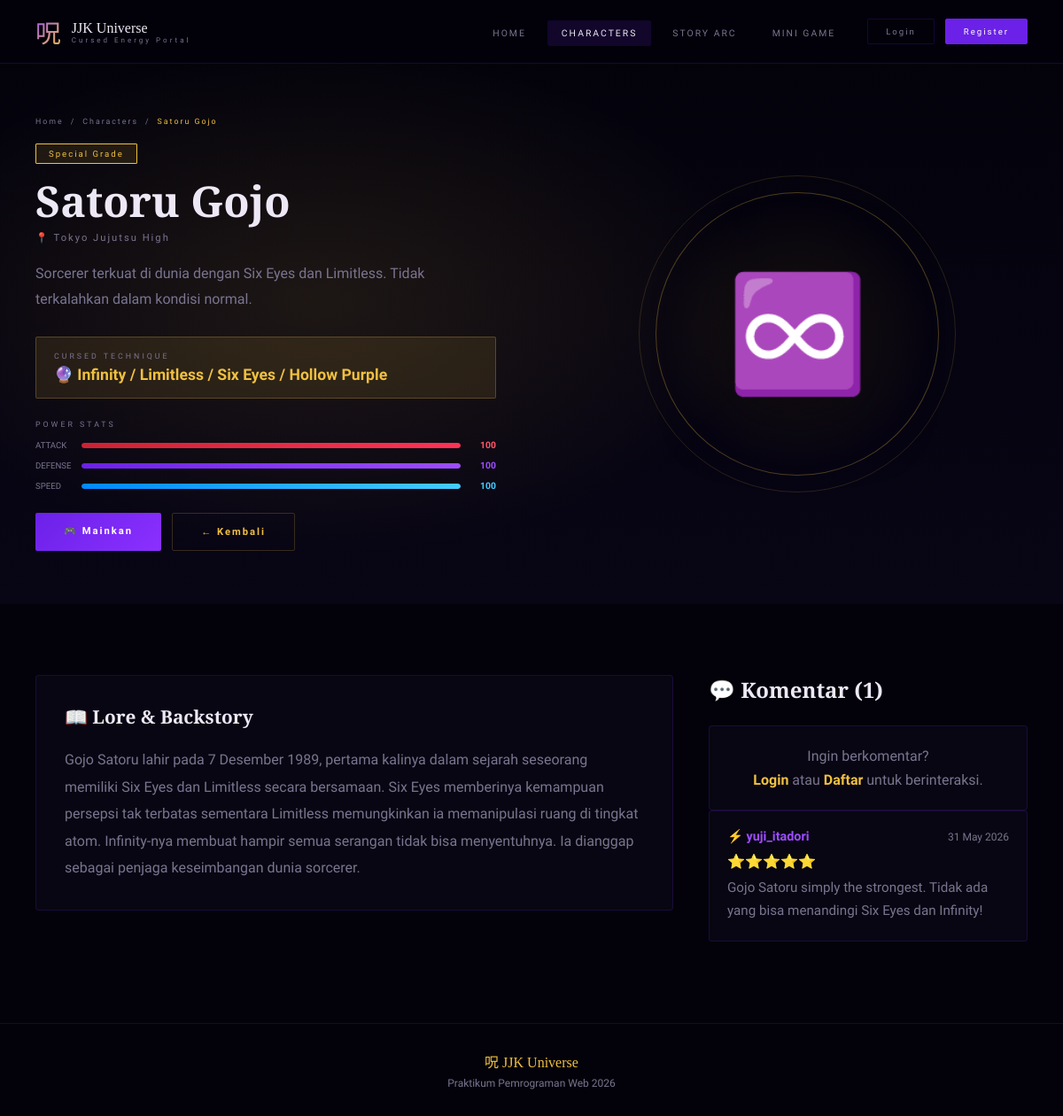
Screenshot of /pages/character_detail.php?id=4 with the database file from the repository.
### tables this page shows
CREATE TABLE IF NOT EXISTS characters (
    id                INT           AUTO_INCREMENT PRIMARY KEY,
    name              VARCHAR(100)  NOT NULL,
    grade             ENUM('Special Grade','Semi-Grade 1','Grade 1',
                           'Grade 2','Grade 3','Grade 4','Unranked') NOT NULL,
    affiliation       VARCHAR(150),
    cursed_technique  VARCHAR(255),
    description       TEXT,
    lore              TEXT,
    image_url         VARCHAR(255),
    attack_power      INT           DEFAULT 50,
    defense_power     INT           DEFAULT 50,
    speed_power       INT           DEFAULT 50,
    is_playable       BOOLEAN       DEFAULT FALSE,
    created_at        TIMESTAMP     DEFAULT CURRENT_TIMESTAMP,
    updated_at        TIMESTAMP     DEFAULT CURRENT_TIMESTAMP
                                    ON UPDATE CURRENT_TIMESTAMP
);

CREATE TABLE IF NOT EXISTS comments (
    id           INT   AUTO_INCREMENT PRIMARY KEY,
    user_id      INT   NOT NULL,
    character_id INT   NOT NULL,
    content      TEXT  NOT NULL,
    rating       INT   DEFAULT 5 CHECK (rating BETWEEN 1 AND 5),
    created_at   TIMESTAMP DEFAULT CURRENT_TIMESTAMP,
    FOREIGN KEY (user_id)      REFERENCES users(id)      ON DELETE CASCADE,
    FOREIGN KEY (character_id) REFERENCES characters(id) ON DELETE CASCADE
);

CREATE TABLE IF NOT EXISTS users (
    id          INT           AUTO_INCREMENT PRIMARY KEY,
    username    VARCHAR(50)   NOT NULL UNIQUE,
    email       VARCHAR(100)  NOT NULL UNIQUE,
    password    VARCHAR(255)  NOT NULL,
    role        ENUM('admin','user') DEFAULT 'user',
    avatar      VARCHAR(255)  DEFAULT NULL,
    created_at  TIMESTAMP     DEFAULT CURRENT_TIMESTAMP
);

### includes/config.php (called while the page is built, shortened)
<?php
function getDB() {
    static $conn = null;
    if ($conn === null) {
        $conn = new mysqli(DB_HOST, DB_USER, DB_PASS, DB_NAME);
        $conn->set_charset('utf8mb4');
    }
    return $conn;
}
function isLoggedIn() {
    return isset($_SESSION['user_id']) && !empty($_SESSION['user_id']);
}
function getCharacterById($id) {
    $db = getDB();
    $stmt = $db->prepare("SELECT * FROM characters WHERE id = ?");
    $stmt->bind_param("i", $id);
    $stmt->execute();
    return $stmt->get_result()->fetch_assoc();
}
function getCommentsByCharacter($charId) {
    $db = getDB();
    $stmt = $db->prepare("SELECT c.*, u.username FROM comments c JOIN users u ON c.user_id = u.id WHERE c.character_id = ? ORDER BY c.created_at DESC");
    $stmt->bind_param("i", $charId);
    $stmt->execute();
    return $stmt->get_result()->fetch_all(MYSQLI_ASSOC);
}
?>

### pages/character_detail.php (the view, shortened to what this page needs)
<?php
require_once '../includes/config.php';
$id = (int)($_GET['id'] ?? 0);
$char = getCharacterById($id);
$comments = getCommentsByCharacter($id);
$error = '';
$success = '';
$charEmojis = [
    '👊','🌑','🔨','♾️','💀','👁️','👋','⚡',
    '🔮','🗡️','🌊','🔥','🌿','🦴','🐼','👁',
    '🩸','💠','🌸','⚡','🦋','🐦','🎭','🌙',
    '💫','🔴','🟣','⚫','🌀','🏮','🎯','💥',
    '🕷️','👻','🦂','🐍','💎','🌑','🔯','⭐',
    '🎪','🃏','🎲','🌟','🔱','⚜️','🏴','🎖️',
    '🩻','🦾','🌊','🔮','🎭','🌺','💀','⚡',
    '🔥','🌑','👁️','🗡️'
];
$charEmoji = $charEmojis[($id - 1) % count($charEmojis)];
?>
<!DOCTYPE html>
<html lang="id">
<head>
</head>
<body>
<nav class="navbar">
    <a href="../index.php" class="nav-logo">
        <span class="logo-symbol">呪</span>
        <div><span class="logo-text">JJK Universe</span><span class="logo-sub">Cursed Energy Portal</span></div>
    </a>
    <ul class="nav-links">
        <li><a href="../index.php">Home</a></li>
        <li><a href="characters.php" class="active">Characters</a></li>
        <li><a href="story.php">Story Arc</a></li>
        <li><a href="../game/index.php">Mini Game</a></li>
    </ul>
    <div class="nav-actions">
        <?php if(isLoggedIn()):?>
        <div class="user-badge"><span class="user-badge-name">⚡ <?=htmlspecialchars($_SESSION['username'] ?? '')?></span></div>
        <a href="logout.php" class="btn-nav btn-nav-outline">Logout</a>
        <?php else:?>
        <a href="login.php" class="btn-nav btn-nav-outline">Login</a>
        <a href="register.php" class="btn-nav btn-nav-primary">Register</a>
        <?php endif;?>
    </div>
</nav>
<section class="char-hero">
    <div class="char-hero-bg"></div>
    <div class="char-hero-content">
        <div class="char-info">
            <div class="char-breadcrumb">
                <a href="../index.php">Home</a>
                <span>/</span>
                <a href="characters.php">Characters</a>
                <span>/</span>
                <span style="color:var(--accent)"><?=htmlspecialchars($char['name'])?></span>
            </div>
            <div class="grade-badge"><?=htmlspecialchars($char['grade'])?></div>
            <h1 class="char-title"><?=htmlspecialchars($char['name'])?></h1>
            <div class="char-affiliation">📍 <?=htmlspecialchars($char['affiliation']??'Unknown')?></div>
            <p class="char-desc"><?=htmlspecialchars($char['description'])?></p>
            <div class="char-technique-box">
                <span class="tech-label">CURSED TECHNIQUE</span>
                <div class="tech-name">🔮 <?=htmlspecialchars($char['cursed_technique'])?></div>
            </div>
            <div class="power-section">
                <span class="power-label">POWER STATS</span>
                <div class="power-bars-large">
                    <div class="power-bar-row">
                        <span class="pbl-label">ATTACK</span>
                        <div class="pbl-track"><div class="pbl-fill fill-atk" style="width:<?=$char['attack_power']?>%"></div></div>
                        <span class="pbl-val" style="color:#ff5566"><?=$char['attack_power']?></span>
                    </div>
                    <div class="power-bar-row">
                        <span class="pbl-label">DEFENSE</span>
                        <div class="pbl-track"><div class="pbl-fill fill-def" style="width:<?=$char['defense_power']?>%"></div></div>
                        <span class="pbl-val" style="color:var(--purple-glow)"><?=$char['defense_power']?></span>
                    </div>
                    <div class="power-bar-row">
                        <span class="pbl-label">SPEED</span>
                        <div class="pbl-track"><div class="pbl-fill fill-spd" style="width:<?=$char['speed_power']?>%"></div></div>
                        <span class="pbl-val" style="color:#44ccff"><?=$char['speed_power']?></span>
                    </div>
                </div>
            </div>
            <div class="char-cta">
                <?php if($char['is_playable']):?>
                <a href="../game/index.php?char=<?=urlencode($char['name'])?>" class="btn-primary">🎮 Mainkan</a>
                <?php endif;?>
                <a href="characters.php" class="btn-secondary">← Kembali</a>
            </div>
        </div>
        <div class="char-visual">
            <div class="char-aura">
                <div class="char-ring"></div>
                <?php if (!empty($char['image_url']) && filter_var($char['image_url'], FILTER_VALIDATE_URL)): ?>
                <img class="char-aura-img"
                     src="<?= htmlspecialchars($char['image_url']) ?>"
                     alt="<?= htmlspecialchars($char['name']) ?>"
                     onerror="this.style.display='none';this.nextElementSibling.style.display='block';">
                <div class="char-emoji-big" style="display:none"><?=$charEmoji?></div>
                <?php else: ?>
                <div class="char-emoji-big"><?=$charEmoji?></div>
                <?php endif; ?>
            </div>
        </div>
    </div>
</section>
<div class="main-content">
    <div class="content-grid">
        <div>
            <div class="lore-card" style="margin-bottom:40px;">
                <h2 class="lore-title">📖 Lore & Backstory</h2>
                <div class="lore-text"><?=nl2br(htmlspecialchars($char['lore']??'Lore belum tersedia.'))?></div>
            </div>
        </div>
        <div class="comments-section">
            <h2 class="section-title">💬 Komentar (<?=count($comments)?>)</h2>
            <?php if(isLoggedIn()):?>
            <div class="comment-form">
                <?php if($error):?><div class="error-msg">⚠ <?=htmlspecialchars($error)?></div><?php endif;?>
                <?php if($success):?><div class="success-msg">✓ <?=htmlspecialchars($success)?></div><?php endif;?>
                <form method="POST">
                    <input type="hidden" name="csrf_token" value="<?=csrfToken()?>">
                    <input type="hidden" name="add_comment" value="1">
                    <input type="hidden" name="rating" id="rating_input" value="5">
                    <label class="form-label">Rating</label>
                    <div class="rating-group" id="ratingGroup">
                        <?php for($r=1;$r<=5;$r++):?>
                        <button type="button" class="rating-btn <?=$r==5?'active':''?>" data-val="<?=$r?>" onclick="setRating(<?=$r?>)">⭐</button>
                        <?php endfor;?>
                    </div>
                    <div style="margin-top:14px;">
                        <label class="form-label">Komentar</label>
                        <textarea name="content" class="form-textarea" placeholder="Bagikan pendapatmu tentang karakter ini..." required></textarea>
                    </div>
                    <button type="submit" class="btn-submit">KIRIM KOMENTAR ↗</button>
                </form>
            </div>
            <?php else:?>
            <div class="login-prompt">
                <p style="margin-bottom:8px;">Ingin berkomentar?</p>
                <p><a href="login.php">Login</a> atau <a href="register.php">Daftar</a> untuk berinteraksi.</p>
            </div>
            <?php endif;?>
            <?php if(empty($comments)):?>
            <div class="no-comments">💭 Belum ada komentar. Jadilah yang pertama!</div>
            <?php else:?>
            <?php foreach($comments as $comment):?>
            <div class="comment-item">
                <div class="comment-header">
                    <span class="comment-user">⚡ <?=htmlspecialchars($comment['username'])?></span>
                    <span class="comment-date"><?=date('d M Y', strtotime($comment['created_at']))?></span>
                </div>
                <div class="comment-rating"><?=str_repeat('⭐',$comment['rating'])?></div>
                <div class="comment-content" style="margin-top:8px;"><?=htmlspecialchars($comment['content'])?></div>
            </div>
            <?php endforeach;?>
            <?php endif;?>
        </div>
    </div>
</div>
<footer>
    <div class="footer-logo">呪 JJK Universe</div>
    <div class="footer-sub">Praktikum Pemrograman Web 2026</div>
</footer>
</body>
</html>

### rows the page displays
characters: name "Satoru Gojo", grade "Special Grade", affiliation "Tokyo Jujutsu High", description "Sorcerer terkuat di dunia dengan Six Eyes dan Limitless. Tidak terkalahkan dalam kondisi normal.", cursed_technique "Infinity / Limitless / Six Eyes / Hollow Purple", attack_power "100", defense_power "100", speed_power "100", lore "Gojo Satoru lahir pada 7 Desember 1989, pertama kalinya dalam sejarah seseorang memiliki Six Eyes dan Limitless secara bersamaan. Six Eyes memberinya kemampuan persepsi tak terbatas sementara Limitless memungkinkan ia memanipulasi ruang di tingkat atom. Infinity-nya membuat hampir semua serangan tidak bisa menyentuhnya. Ia dianggap sebagai penjaga keseimbangan dunia sorcerer."
comments: user.username "yuji_itadori", created_at "31 May 2026", rating "⭐⭐⭐⭐⭐", content "Gojo Satoru simply the strongest. Tidak ada yang bisa menandingi Six Eyes dan Infinity!"

### other values shown
$charEmoji "♾️"
count($comments) "1"
